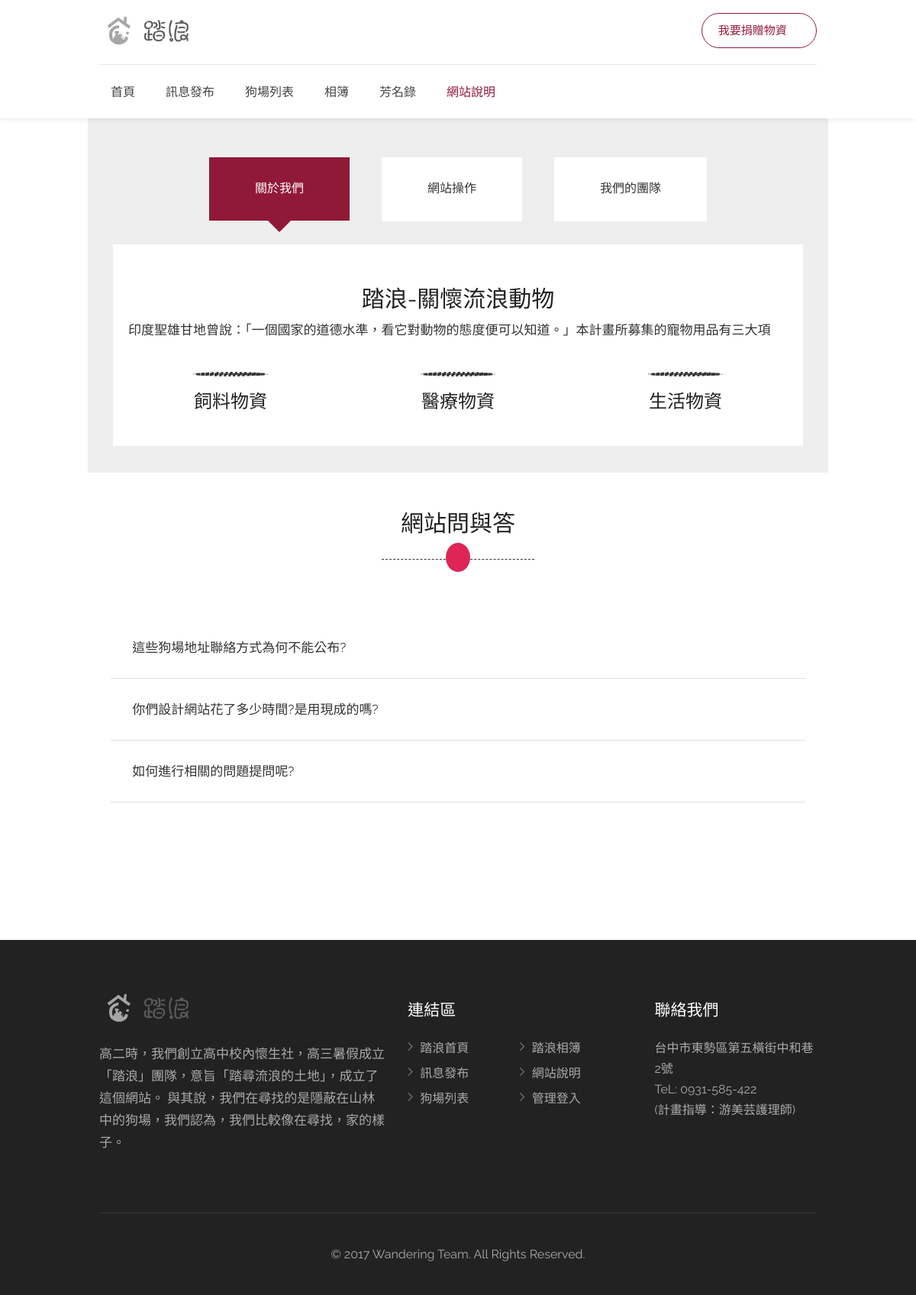
Page /about.php on the committed database.
### tables this page shows
CREATE TABLE IF NOT EXISTS `aboutus` (
  `aId` int(11) NOT NULL AUTO_INCREMENT,
  `aTitle` varchar(50) NOT NULL,
  `aContent` text NOT NULL,
  `aAboutpicture` varchar(50) DEFAULT NULL,
  `aVideo` text,
  `aBtitle1` varchar(50) NOT NULL,
  `aBtitle2` varchar(50) NOT NULL,
  `aBtitle3` varchar(50) NOT NULL,
  `aBpicture1` varchar(50) NOT NULL,
  `aBpicture2` varchar(50) NOT NULL,
  `aBpicture3` varchar(50) NOT NULL,
  `aBcontent1` text,
  `aBcontent2` text,
  `aBcontent3` text,
  PRIMARY KEY (`aId`)
);

CREATE TABLE IF NOT EXISTS `webfaq` (
  `wId` int(11) NOT NULL AUTO_INCREMENT,
  `wQuestion` text NOT NULL,
  `wAnswer` text NOT NULL,
  PRIMARY KEY (`wId`)
);

CREATE TABLE IF NOT EXISTS `footer` (
  `fId` int(11) NOT NULL AUTO_INCREMENT,
  `fAbout` text NOT NULL,
  `fCall` text NOT NULL,
  `fFb` text,
  `fYtb` text,
  `fIg` text,
  PRIMARY KEY (`fId`)
);

### about.php (the view, shortened to what this page needs)
<?php
if (!function_exists("GetSQLValueString")) {
$query_rs_about = "SELECT * FROM aboutus WHERE aId = 1";
$rs_about = mysqli_query($Wandering, $query_rs_about) or die(mysqli_error());
$row_rs_about = mysqli_fetch_assoc($rs_about);
$query_rs_ourteam = "SELECT * FROM ourteam";
$rs_ourteam = mysqli_query($Wandering, $query_rs_ourteam) or die(mysqli_error());
$totalRows_rs_ourteam = mysqli_num_rows($rs_ourteam);
$query_rs_webfaq = "SELECT * FROM webfaq";
$rs_webfaq = mysqli_query($Wandering, $query_rs_webfaq) or die(mysqli_error());
$row_rs_webfaq = mysqli_fetch_assoc($rs_webfaq);
}
?>
<!DOCTYPE html>
<html  lang="zh-TW">
<head>
<link rel="stylesheet" href="css/style.css">
      <link href="css/plus/2/bootstrap.css" rel="stylesheet" type="text/css">
      <link href="fonts/font-awesome/css/font-awesome.min.css" rel="stylesheet" type="text/css">
      <link href="fonts/flaticons/flaticon.css" rel="stylesheet" type="text/css">
      <link href="css/plus/2/animate.css" rel="stylesheet" />
      <link href="css/plus/2/style.css" rel="stylesheet">
      <link rel="stylesheet" href="css/colors/main.css" id="colors">
      <link rel="stylesheet" href="css/plus/2/owl.carousel.css">
   </head>
<body>
<div id="wrapper">
<header id="header-container">
	<div id="header">
		<div class="container">
			<div class="left-side">
				<div id="logo">
					<a href="index.php"><img src="images/logo.png" alt=""></a>
				</div>
				<nav id="navigation" class="style-1">
					<ul id="responsive">
						<li><a href="index.php">首頁</a></li>
						<li><a href="pages-blog.php">訊息發布</a></li>
						<li><a href="dogpoint-grid-full-width.php">狗場列表</a></li>
						<li><a href="gallery.php">相簿</a></li>
						<li><a href="https://docs.google.com/spreadsheets/d/1PeD9CopZ9D_x5UciLy9zcL-15LOGdsWkiD9MQCAyXyE/edit?usp=sharing" target="_blank">芳名錄</a></li>
                        <li><a class="current" href="about.php">網站說明</a></li>
					</ul>
				</nav>
				<div class="clearfix"></div>
			</div>
			<div class="right-side">
				<div class="header-widget">
					<a href="collectstation.php" target="_blank" class="button border with-icon">我要捐贈物資<i class="sl sl-icon-social-dropbox"></i></a>
				</div>
			</div>
		  </div>
	</div>
</header>
	  <div class="container margin-bottom-100" >
<div class="row">
	<section id="about" class="home-section" style="line-height: 1.42857143;">
	   <div class="col-lg-8 col-lg-offset-2">
	   </div>
		  <div class="col-md-12 col-sm-12 col-centered"  style="padding-top:50px;">
			 <div class="centered-pills">
				<ul class="nav nav-pills">
				   <li class="active"><a href="#pane1" data-toggle="tab">關於我們</a></li>
				   <li><a href="#pane2" data-toggle="tab">網站操作</a></li>
                   <?php if($totalRows_rs_ourteam > 0){ ?>
				   <li><a href="#pane3" data-toggle="tab">我們的團隊</a></li>
                   <?php } ?>
				</ul>
			 </div>
		  </div>
		  <div class="tabbable">
			 <div class="tab-content">
				<div id="pane1" class="paneltab tab-pane fade active in">
				   <div class="row">
					  <div class="col-md-12 col-sm-12">
                      <?php if($row_rs_about['aVideo'] != ""){ ?>
						 <div class="col-lg-7 col-md-6 col-sm-12 res-margin wow fadeInRight" data-wow-delay="0.2s">
							<h2><?php echo $row_rs_about['aTitle']; ?></h2>
							<p><?php echo $row_rs_about['aContent']; ?></p>
						 </div>
                          <div class="col-lg-5 col-md-6 col-sm-12 wow fadeInLeft" data-wow-delay="0.2s">
					  <div class="embed-responsive embed-responsive-16by9">
						 <iframe class="embed-responsive-item" src="<?php echo $row_rs_about['aVideo']; ?>"></iframe>
					  </div>
				   </div>
                   <?php } else { ?>
                  <div class="wow fadeInRight" data-wow-delay="0.2s">
							<center><h2><?php echo $row_rs_about['aTitle']; ?></h2></center>
							<p><?php echo $row_rs_about['aContent']; ?></p>
</div>
                   <?php } ?>
					  </div>
					  <div class="col-xs-12 col-md-4 col-lg-4">
						 <div class="box">
							<div class="icon">
							   <div class="image"><span class="<?php echo $row_rs_about['aBpicture1']; ?>"></span></div>
							   <h3><?php echo $row_rs_about['aBtitle1']; ?></h3>
							</div>
						 </div>
					  </div>
					  <div class="col-xs-12 col-md-4 col-lg-4">
						 <div class="box">
							<div class="icon">
							   <div class="image"><span class="<?php echo $row_rs_about['aBpicture2']; ?>"></span></div>
							   <h3><?php echo $row_rs_about['aBtitle2']; ?></h3>
							</div>
						 </div>
					  </div>
					  <div class="col-xs-12 col-md-4 col-lg-4">
						 <div class="box">
							<div class="icon">
							   <div class="image"><span class="<?php echo $row_rs_about['aBpicture3']; ?>"></span></div>
							   <h3><?php echo $row_rs_about['aBtitle3']; ?></h3>
							</div>
						 </div>
					  </div>
				   </div>
				 </div>
			</div>
		  </div>
	   </div>
	 <div class="col-md-12">
		  <div class="theme-heading" >
			 <h2>網站問與答</h2>
			 <div class="hr"></div>
		  </div>
		<div class="style-2">
				<div class="accordion">
					<?php do { ?>
				    <h3><span class="ui-accordion-header-icon ui-icon ui-accordion-icon"></span><i class="sl sl-icon-tag"></i> <?php echo $row_rs_webfaq['wQuestion']; ?></h3>
					  <?php } while ($row_rs_webfaq = mysqli_fetch_assoc($rs_webfaq)); ?>
				</div>
			</div>
		</div>
            </div>
            </div>
<?php
$query_rs_footer = "SELECT * FROM footer WHERE fId = 1";
$rs_footer = mysqli_query($Wandering, $query_rs_footer) or die(mysqli_error());
$row_rs_footer = mysqli_fetch_assoc($rs_footer);
$totalRows_rs_footer = mysqli_num_rows($rs_footer); ?>
<div id="footer" class="dark" style="margin-top:180px;">
	<div class="container">
		<div class="row">
        	<div class="col-md-5 col-sm-6">
				<img class="footer-logo" src="images/logo.png" alt="">
				<br><br>
				<p><?php echo $row_rs_footer['fAbout']; ?></p>
             </div>
			<div class="col-md-4 col-sm-6 ">
				<h4>連結區</h4>
              <ul class="footer-links">
					<li><a href="index.php">踏浪首頁</a></li>
					<li><a href="pages-blog.php">訊息發布</a></li>
					<li><a href="dogpoint-grid-full-width.php">狗場列表</a></li>
				</ul>
				<ul class="footer-links">
					<li><a href="gallery.php">踏浪相簿</a></li>
					<li><a href="about.php">網站說明</a></li>
                    <li><a <?php if($_SESSION['MM_Username'] == ""){ ?>href="#sign-in-dialog" class="sign-in popup-with-zoom-anim"<?php }else{ ?> href="server/show-dogpoint.php"<?php } ?> >管理登入</a></li>
				</ul>
				<br>
				<div class="clearfix"></div>
			</div>
			<div class="col-md-3  col-sm-12">
				<h4>聯絡我們</h4>
				<div class="text-widget"><?php echo $row_rs_footer['fCall']; ?></div>
			</div>
		</div>
		<div class="row">
			<div class="col-md-12">
				<div class="copyrights">© 2017 Wandering Team. All Rights Reserved.</div>
			</div>
		</div>
	</div>
</div>
   </body>
</html>

### css/plus/2/style.css (style rules this page uses)
#about { background-color:#eee; }
#about .paneltab { background-color:#fff; padding:35px 20px; }
.tab-content > .active { display: block; }
.fade { opacity: 0; transition: opacity 0.55s linear; }
.box { margin-top: 40px; }
.box > .icon { position: relative; text-align: center; }
.box > .icon > .image { margin: auto; position: relative; vertical-align: middle; width: 98px; z-index: 2; margin-bottom: 20px; border-radius: 50%; border:3px dotted; }
.nav-pills>li>a { border-bottom: 1px solid #fff; background:#fff; color:#333; border-radius:0px; font-size:20px; margin:0px 20px 0px; padding:30px 60px; font-size:16px; margin-bottom: -5px; }
.nav-pills > li.active > a, .nav-pills > li.active > a:hover, .nav-pills > li.active > a:focus { color: #fff; }
.nav-pills> li.active:after, .nav-pills> li.active:before { top: 105%; left: 50%; border: solid transparent; content: " "; height: 0; width: 0; position: absolute; z-index:2; transition: background .3s ease-in-out; }
.nav-pills> li.active:after { border-width: 15px; margin-left: -15px; }
.nav-pills> li.active:before { border-color: rgba(0, 0, 0, 0); border-width: 36px; margin-left: -36px; }
.centered-pills { text-align: center; }
.centered-pills ul.nav-pills { display: inline-block; }
.centered-pills li { display: inline; }
@media (max-width: 1200px) { .wow { visibility: visible !important; -webkit-animation: none !important; -moz-animation: none !important; -o-animation: none !important; -ms-animation: none !important; animation: none !important; } }

### rows in the picture
aboutus: aTitle "踏浪-關懷流浪動物", aContent "印度聖雄甘地曾說：「一個國家的道德水準，看它對動物的態度便可以知道。」本計畫所募集的寵物用品有三大項", aBtitle1 "飼料物資", aBtitle2 "醫療物資", aBtitle3 "生活物資"
webfaq: wQuestion "這些狗場地址聯絡方式為何不能公布?"
webfaq: wQuestion "你們設計網站花了多少時間?是用現成的嗎?"
webfaq: wQuestion "如何進行相關的問題提問呢?"
footer: fAbout "高二時，我們創立高中校內懷生社，高三暑假成立「踏浪」團隊，意旨「踏尋流浪的土地」，成立了這個網站。 與其說，我們在尋找的是隱蔽在山林中的狗場，我們認為，我們比較像在尋找，家的樣子。", fCall "台中市東勢區第五橫街中和巷2號 TeL: 0931-585-422 (計畫指導：游美芸護理師)"
